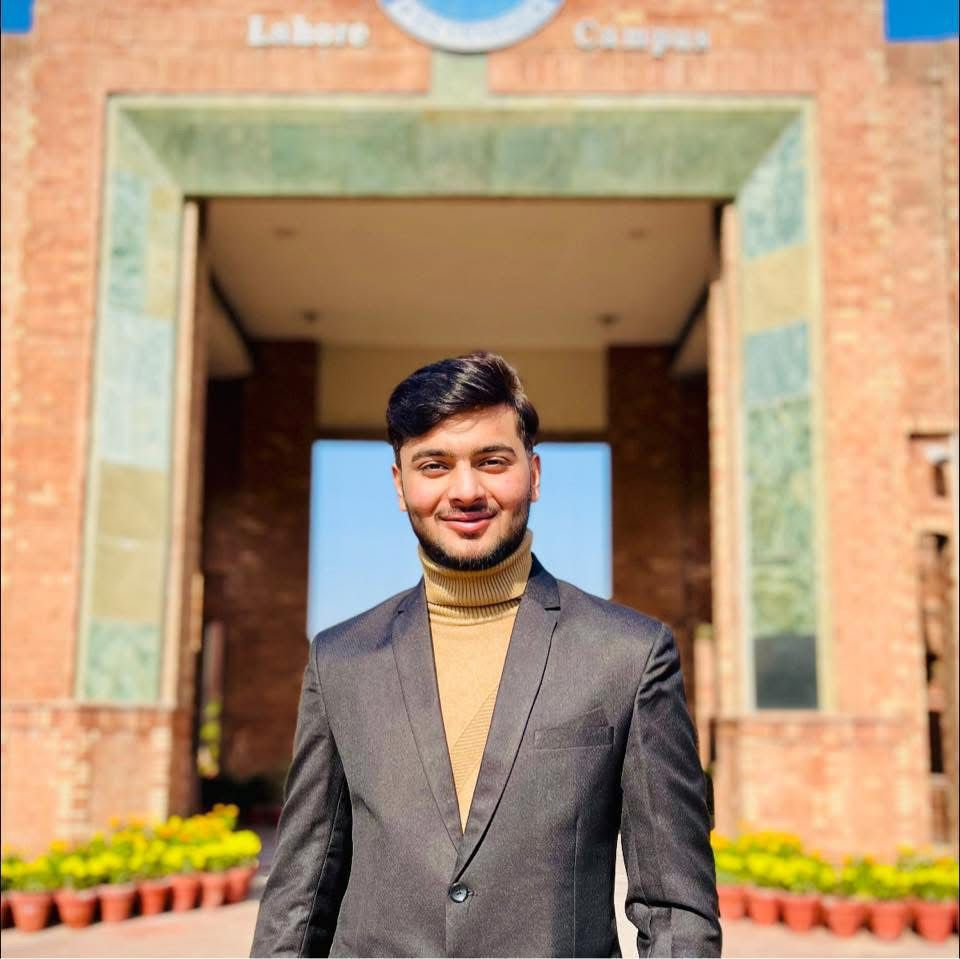
#> input picture assets/waleed.jpg, 960 x 959 px, given in place of waleed.png, which was not available
$ python perfect_center_avatar.py
#> lines starting #> are read from the running program, lines starting #| are printed output that depends on the picture; pictures that were not available may be replaced by others from this repository, and a replacement may not be noted
import cv2
import numpy as np
from PIL import Image
import os

img_path = '/Users/waleedahmad/PortfolioWebsite/public/assets/waleed.png'
img = Image.open(img_path).convert('RGBA')

np_img = np.array(img)
alpha = np_img[:, :, 3]
#> alpha: shape (959, 960); every value is 255

# Find bounding box of person
y_indices, x_indices = np.where(alpha > 10)
min_x, max_x = np.min(x_indices), np.max(x_indices)
#> min_x = 0; max_x = 959
min_y, max_y = np.min(y_indices), np.max(y_indices)
#> min_y = 0; max_y = 958

# Crop person tightly
person_crop = img.crop((min_x, min_y, max_x, max_y))
pw, ph = person_crop.size
#> pw = 959; ph = 958

# Find face center X in person crop (using upper 35% of head)
crop_alpha = np.array(person_crop)[:, :, 3]
#> crop_alpha: shape (958, 959); every value is 255
face_alpha = crop_alpha[0:int(ph*0.35), :]
#> face_alpha: shape (335, 959); every value is 255
_, face_x_indices = np.where(face_alpha > 10)
face_center_x = int(np.mean(face_x_indices))
#> face_center_x = 479

# Create a square 800x800 transparent canvas
canvas_size = 800
canvas = Image.new('RGBA', (canvas_size, canvas_size), (0, 0, 0, 0))
#> canvas: PIL image 800x800 RGBA; every value is 0

# Target scale: fit person height to ~88% of canvas height (700px)
scale_factor = 700.0 / ph
#> scale_factor = 0.731
new_pw = int(pw * scale_factor)
#> new_pw = 700
new_ph = int(ph * scale_factor)
#> new_ph = 700

person_resized = person_crop.resize((new_pw, new_ph), Image.Resampling.LANCZOS)
scaled_face_x = int(face_center_x * scale_factor)
#> scaled_face_x = 350

# Position person so face_center is at EXACTLY canvas_size // 2 (400)
pos_x = (canvas_size // 2) - scaled_face_x
#> pos_x = 50
# Position vertically so head sits nicely with padding from top (~40px)
pos_y = 40

canvas.paste(person_resized, (pos_x, pos_y), person_resized)
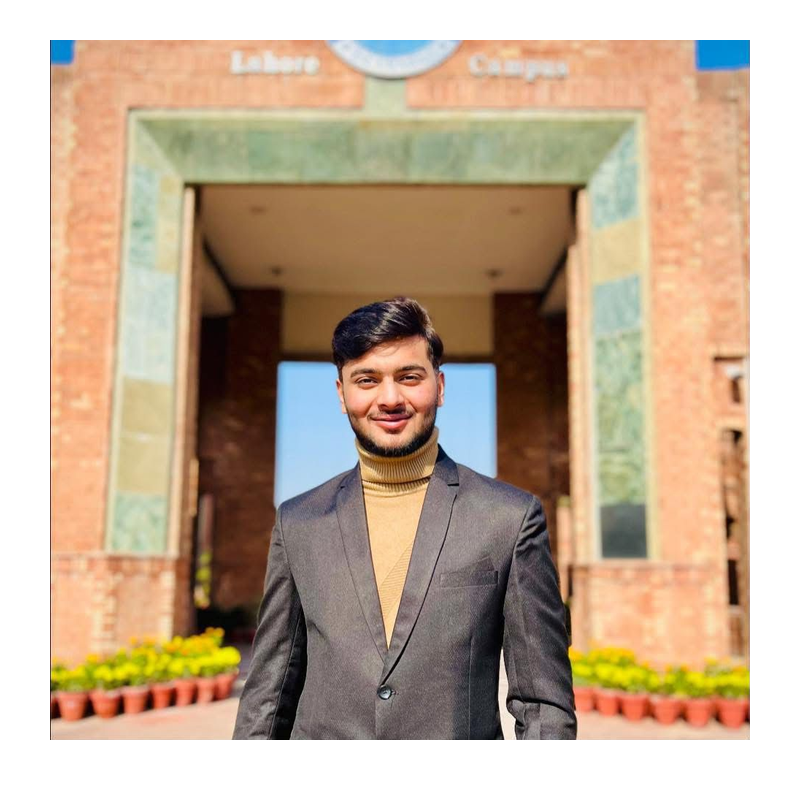
#> canvas: PIL image 800x800 RGBA; mean R, G, B, A 132.8, 111, 88.3, 195.2; transparent parts drawn white

out_path = '/Users/waleedahmad/PortfolioWebsite/public/assets/waleed.png'
canvas.save(out_path, 'PNG')

print('Perfectly centered transparent avatar saved to', out_path)

$ run again, with assets/quran.png saved as assets/waleed.jpg
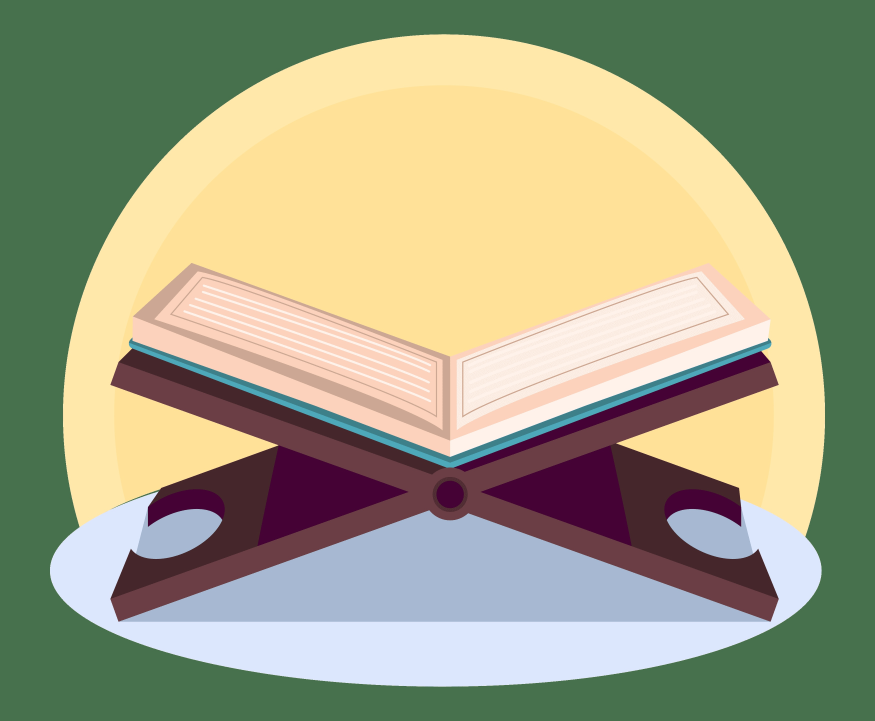
#> input picture assets/quran.png, 3500 x 2884 px, given in place of waleed.png, which was not available (shown at 1/4 size)
#> alpha: shape (2884, 3500); every value is 255
#> min_x = 0; max_x = 3499
#> min_y = 0; max_y = 2883
#> crop_alpha: shape (2883, 3499); every value is 255
#> face_alpha: shape (1009, 3499); every value is 255
#> face_center_x = 1749
#> `person_resized = person_crop.resize((new_pw, new_ph), Image.Resampling..`:
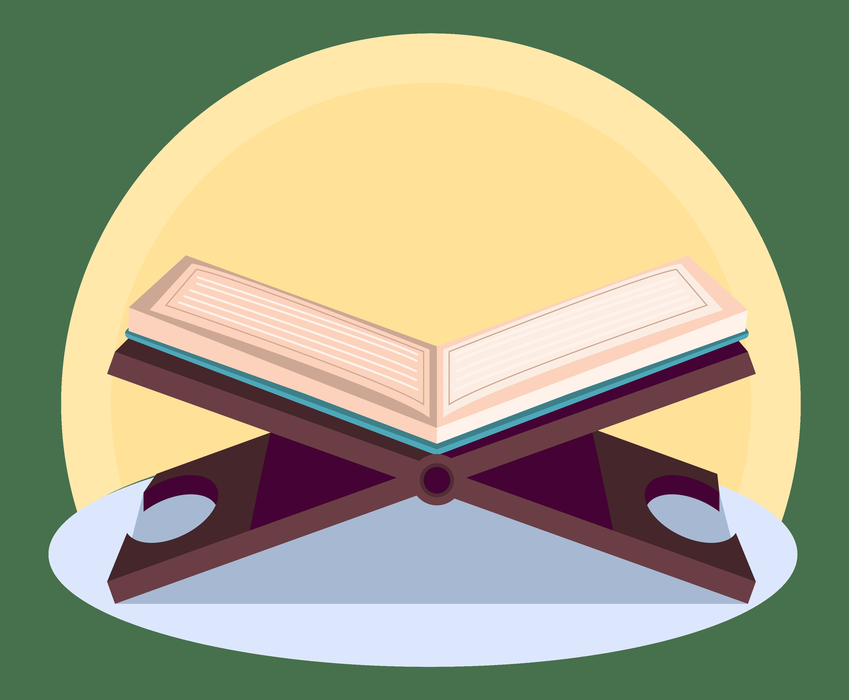
#> person_resized: PIL image 849x700 RGBA; mean R, G, B, A 160.3, 161.1, 132.6, 255
#> scaled_face_x = 424
#> pos_x = -24
#> `canvas.paste(person_resized, (pos_x, pos_y), person_resized)`:
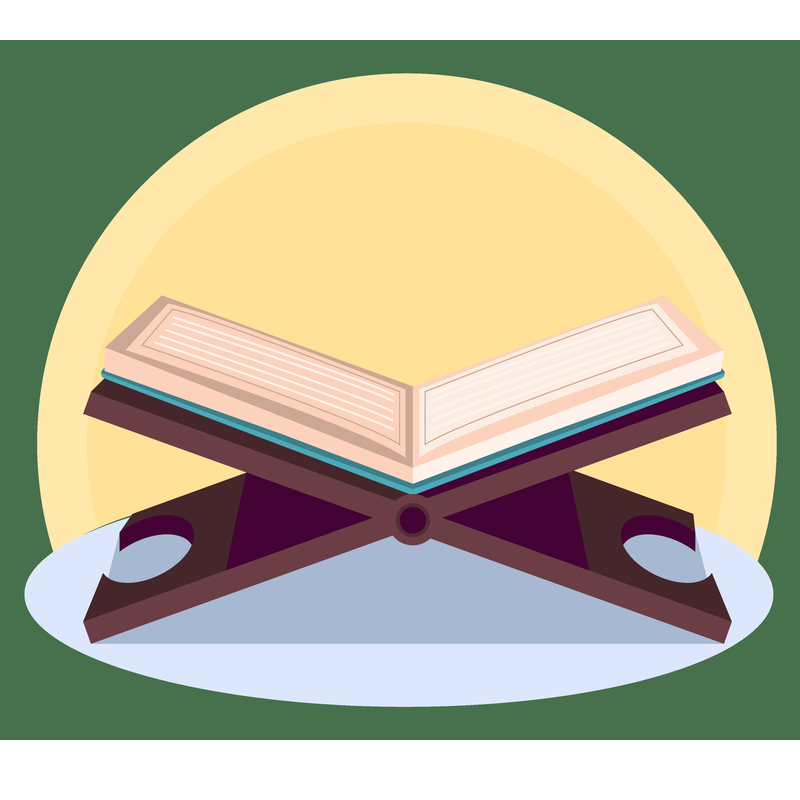
#> canvas: PIL image 800x800 RGBA; mean R, G, B, A 145.1, 143.5, 119, 223.1; transparent parts drawn white
